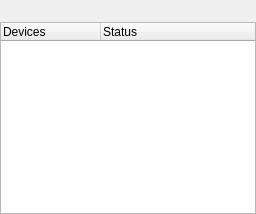
               <widget class="QWidget" name="inputsTabWidgetPage3">
                <attribute name="icon">
                 <iconset resource="../ema.qrc">
                  <normaloff>:/icons/16x16/camera-web.png</normaloff>:/icons/16x16/camera-web.png</iconset>
                </attribute>
                <attribute name="title">
                 <string/>
                </attribute>
                <attribute name="toolTip">
                 <string>Live streams</string>
                </attribute>
                <layout class="QVBoxLayout" name="verticalLayout_12">
                 <property name="spacing">
                  <number>0</number>
                 </property>
                 <property name="leftMargin">
                  <number>0</number>
                 </property>
                 <property name="topMargin">
                  <number>0</number>
                 </property>
                 <property name="rightMargin">
                  <number>0</number>
                 </property>
                 <property name="bottomMargin">
                  <number>0</number>
                 </property>
                 <item>
                  <widget class="QWidget" name="widget_3" native="true">
                   <layout class="QHBoxLayout" name="horizontalLayout_17">
                    <property name="spacing">
                     <number>0</number>
                    </property>
                    <property name="leftMargin">
                     <number>0</number>
                    </property>
                    <property name="topMargin">
                     <number>0</number>
                    </property>
                    <property name="rightMargin">
                     <number>0</number>
                    </property>
                    <property name="bottomMargin">
                     <number>0</number>
                    </property>
                    <item>
                     <widget class="QPushButton" name="deviceRefreshButton">
                      <property name="toolTip">
                       <string>Refresh list of scannable devices</string>
                      </property>
                      <property name="text">
                       <string/>
                      </property>
                      <property name="icon">
                       <iconset resource="../ema.qrc">
                        <normaloff>:/icons/16x16/view-refresh.png</normaloff>:/icons/16x16/view-refresh.png</iconset>
                      </property>
                      <property name="iconSize">
                       <size>
                        <width>16</width>
                        <height>16</height>
                       </size>
                      </property>
                      <property name="flat">
                       <bool>true</bool>
                      </property>
                     </widget>
                    </item>
                    <item>
                     <widget class="QPushButton" name="deviceStopButton">
                      <property name="toolTip">
                       <string>Stop acquisition on currently selected device</string>
                      </property>
                      <property name="text">
                       <string/>
                      </property>
                      <property name="icon">
                       <iconset resource="../ema.qrc">
                        <normaloff>:/icons/16x16/media-playback-stop.png</normaloff>:/icons/16x16/media-playback-stop.png</iconset>
                      </property>
                      <property name="iconSize">
                       <size>
                        <width>16</width>
                        <height>16</height>
                       </size>
                      </property>
                      <property name="flat">
                       <bool>true</bool>
                      </property>
                     </widget>
                    </item>
                    <item>
                     <spacer name="horizontalSpacer_4">
                      <property name="orientation">
                       <enum>Qt::Horizontal</enum>
                      </property>
                      <property name="sizeHint" stdset="0">
                       <size>
                        <width>40</width>
                        <height>20</height>
                       </size>
                      </property>
                     </spacer>
                    </item>
                    <item>
                     <widget class="QPushButton" name="deviceAddButton">
                      <property name="toolTip">
                       <string>Create a new device (for devices not automatically listed)</string>
                      </property>
                      <property name="text">
                       <string/>
                      </property>
                      <property name="icon">
                       <iconset resource="../ema.qrc">
                        <normaloff>:/icons/16x16/list-add.png</normaloff>:/icons/16x16/list-add.png</iconset>
                      </property>
                      <property name="iconSize">
                       <size>
                        <width>16</width>
                        <height>16</height>
                       </size>
                      </property>
                      <property name="flat">
                       <bool>true</bool>
                      </property>
                     </widget>
                    </item>
                    <item>
                     <widget class="QPushButton" name="deviceClearButton">
                      <property name="toolTip">
                       <string>Remove the selected device from list</string>
                      </property>
                      <property name="text">
                       <string/>
                      </property>
                      <property name="icon">
                       <iconset resource="../ema.qrc">
                        <normaloff>:/icons/16x16/list-remove.png</normaloff>:/icons/16x16/list-remove.png</iconset>
                      </property>
                      <property name="iconSize">
                       <size>
                        <width>16</width>
                        <height>16</height>
                       </size>
                      </property>
                      <property name="flat">
                       <bool>true</bool>
                      </property>
                     </widget>
                    </item>
                   </layout>
                  </widget>
                 </item>
                 <item>
                  <widget class="QTreeWidget" name="deviceTreeWidget">
                   <property name="toolTip">
                    <string>List of live devices</string>
                   </property>
                   <column>
                    <property name="text">
                     <string>Devices</string>
                    </property>
                   </column>
                   <column>
                    <property name="text">
                     <string>Status</string>
                    </property>
                   </column>
                  </widget>
                 </item>
                </layout>
               </widget>
